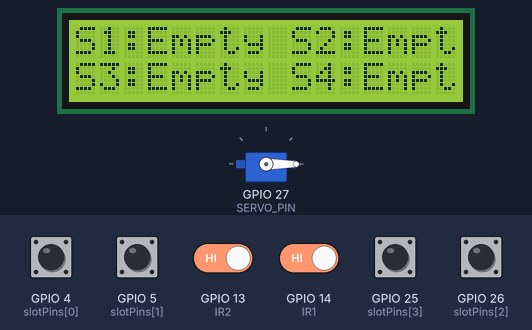
Bench run of a sketch on a simulated ESP32. Parts: 16×2 character LCD, servo. The test bench sets the inputs (shaded band); at power-on: GPIO 4 (slotPins[0]), GPIO 5 (slotPins[1]), GPIO 13 (IR2), GPIO 14 (IR1), GPIO 25 (slotPins[3]), GPIO 26 (slotPins[2]) HIGH. WiFi joins after 1.5 s; servers stay silent unless stated; what the sketch prints to the serial monitor is not drawn.

Above: at 4.7 s.
4.8 s: GPIO 4 (slotPins[0]) pulled LOW for 1 s
At 5.4 s:
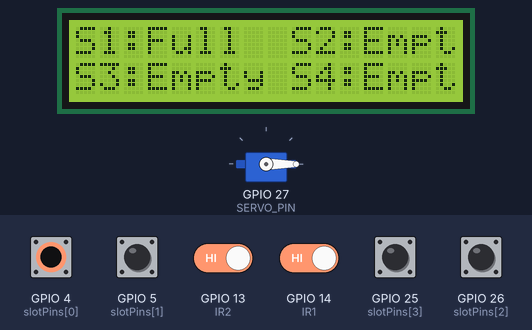
7.4 s: GPIO 5 (slotPins[1]) pulled LOW for 1 s
At 8.3 s:
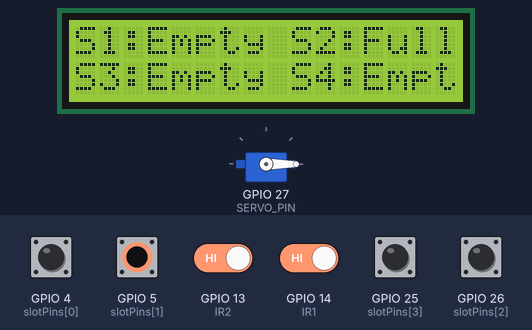
10.0 s: GPIO 25 (slotPins[3]) pulled LOW for 1 s
At 10.6 s:
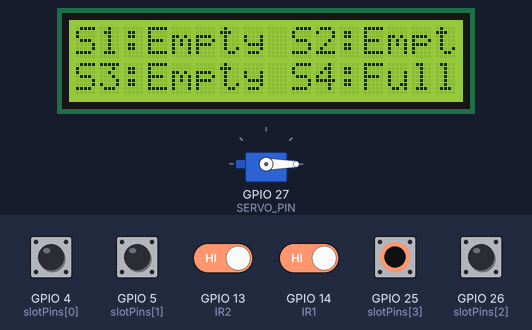
12.6 s: GPIO 26 (slotPins[2]) pulled LOW for 1 s
At 13.5 s:
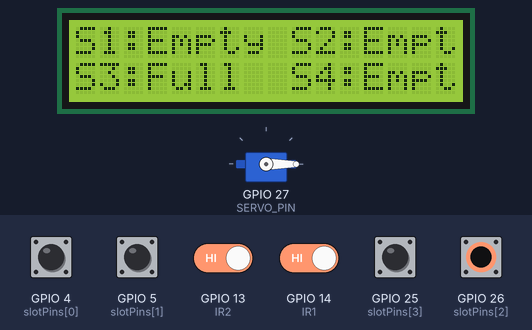
15.2 s: GPIO 14 (IR1) driven LOW
At 16.1 s:
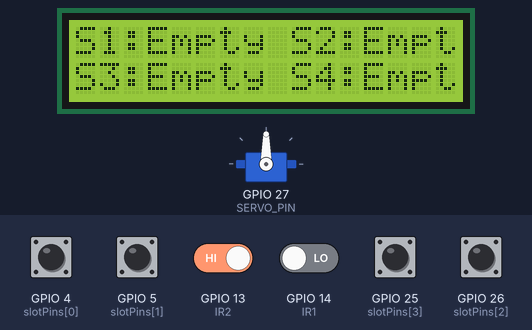
16.7 s: GPIO 13 (IR2) driven LOW
Timing chart, 0 to 19.7 s (numbered marks = the images above; inputs shaded):
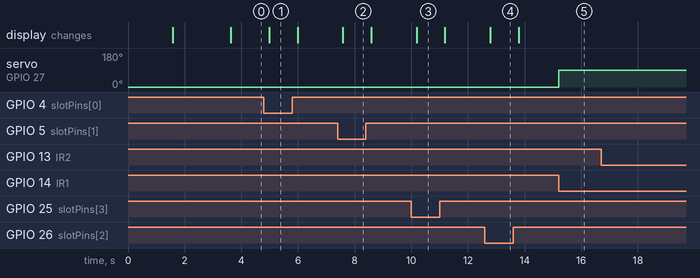

The sketch:

smart_park_hardware.ino
```cpp
// ==== WiFi Credentials ====
const char* ssid = "car parking";
const char* password = "iotproject";

// ==== Firebase Setup ====
#define API_KEY "AIzaSyC6WdEF62ar9xBiIfC9d91GKc70dF6V1Us"
#define DATABASE_URL "https://car-parking-2ae16-default-rtdb.firebaseio.com/"
#define FIREBASE_PROJECT_ID "car-parking-2ae16"

#include <WiFi.h>
#include <Firebase_ESP_Client.h>
#include <Wire.h>
#include <LiquidCrystal_I2C.h>
#include <ESP32Servo.h>

// ==== Firebase Objects ====
FirebaseData fbdo;
FirebaseConfig config;
FirebaseAuth auth;

// ==== Servo and LCD ====
Servo gateServo;
LiquidCrystal_I2C lcd(0x27, 16, 2);

// ==== Pins ====
#define IR1 14
#define IR2 13
#define SERVO_PIN 27
const int slotPins[4] = {4, 5, 26, 25};

// ==== State Flags ====
bool flag1 = false;
bool flag2 = false;

// ==== Gate Angles ====
#define GATE_OPEN 90
#define GATE_CLOSED 0

// ==== LCD State Cache ====
String prevStates[4];

// ==== Slot Status Cache ====
String slotStatuses[4];

// ==== Timing ====
unsigned long lastFirebaseUpdate = 0;
const unsigned long firebaseInterval = 3000;

// ==== Setup ====
void setup() {
  Serial.begin(115200);

  lcd.init();
  lcd.backlight();
  gateServo.attach(SERVO_PIN);
  gateServo.write(GATE_CLOSED);

  for (int i = 0; i < 4; i++) {
    pinMode(slotPins[i], INPUT_PULLUP);
    slotStatuses[i] = "Available"; // initial state
  }

  pinMode(IR1, INPUT);
  pinMode(IR2, INPUT);

  WiFi.begin(ssid, password);
  Serial.print("Connecting to WiFi");
  while (WiFi.status() != WL_CONNECTED) {
    delay(500);
    Serial.print(".");
  }
  Serial.println("\nWiFi connected.");

  // ==== Firebase Configuration ====
  config.api_key = API_KEY;
  config.database_url = DATABASE_URL;

  auth.user.email = "mahmud@gmail.com";
  auth.user.password = "12345678";

  Firebase.begin(&config, &auth);
  Firebase.reconnectWiFi(true);

  Serial.println("Firebase setup complete.");

  lcd.setCursor(0, 0);
  lcd.print("  PARKING READY ");
  delay(2000);
  lcd.clear();
}

// ==== Main Loop ====
void loop() {
  handleGate();

  // Update slot statuses based on sensors
  bool statusChanged = updateSlotStatuses();

  // Update LCD
  updateDisplay();

  // Send updates to Firebase if changed or interval passed
  if (Firebase.ready() && (millis() - lastFirebaseUpdate > firebaseInterval || statusChanged)) {
    lastFirebaseUpdate = millis();
  }
}

// ==== Gate Control Logic ====
void handleGate() {
  // Car entering
  if (digitalRead(IR1) == LOW && !flag1) {
    if (isSlotAvailable()) {
      flag1 = true;
      if (!flag2) {
        // Mark first available slot as Booked
        setFirstAvailableSlotBooked();
        openGate();
      }
    } else {
      showFullMessage();
    }
  }

  // Car leaving
  if (digitalRead(IR2) == LOW && !flag2) {
    flag2 = true;
    if (!flag1) openGate();
  }

  if (flag1 && flag2) {
    delay(1000);
    closeGate();
    flag1 = flag2 = false;
  }
}

// ==== Slot Availability ====
bool isSlotAvailable() {
  for (int i = 0; i < 4; i++) {
    if (digitalRead(slotPins[i]) == HIGH) return true;
  }
  return false;
}

// ==== Mark First Available Slot as Booked ====
void setFirstAvailableSlotBooked() {
  for (int i = 0; i < 4; i++) {
    if (digitalRead(slotPins[i]) == HIGH) {
      slotStatuses[i] = "Booked";
      Serial.println("Slot " + String(i + 1) + " booked.");
      break;
    }
  }
}

// ==== Gate Control ====
void openGate() {
  gateServo.write(GATE_OPEN);
  delay(3000);
}

void closeGate() {
  gateServo.write(GATE_CLOSED);
}

// ==== Show Full Message ====
void showFullMessage() {
  lcd.clear();
  lcd.setCursor(0, 0);
  lcd.print("    SORRY 😞    ");
  lcd.setCursor(0, 1);
  lcd.print("  Parking Full  ");
  delay(2000);
  lcd.clear();
}

// ==== Update Slot Statuses ====
bool updateSlotStatuses() {
  bool changed = false;
  for (int i = 0; i < 4; i++) {
    bool empty = digitalRead(slotPins[i]) == HIGH;
    String newStatus;

    if (empty && slotStatuses[i] != "Booked") {
      newStatus = "Available";
    } else if (!empty) {
      newStatus = "Parked";
    } else {
      newStatus = slotStatuses[i]; // keep "Booked" until changed
    }

    if (newStatus != slotStatuses[i]) {
      slotStatuses[i] = newStatus;
      changed = true;
      Serial.println("Slot " + String(i + 1) + " status changed to " + newStatus);

      // Only update Firebase for the specific slot that changed
      updateFirebase(i); // Call the updateFirebase function with the specific slot index
    }
  }
  return changed;
}

// ==== LCD Display ====
void updateDisplay() {
  bool changed = false;
  String states[4];

  for (int i = 0; i < 4; i++) {
    states[i] = (digitalRead(slotPins[i]) == HIGH) ? "Empty" : "Full ";
    if (states[i] != prevStates[i]) changed = true;
  }

  if (changed) {
    lcd.clear();
    lcd.setCursor(0, 0);
    lcd.print("S1:" + states[0] + " S2:" + states[1]);
    lcd.setCursor(0, 1);
    lcd.print("S3:" + states[2] + " S4:" + states[3]);

    for (int i = 0; i < 4; i++) prevStates[i] = states[i];
  }
}

// ==== Firestore Updates ====
void updateFirebase(int slotIndex) {
  // Only update Firestore for the changed slot (i.e., slotIndex)
  Serial.println("Updating Firestore for Slot " + String(slotIndex + 1) + "...");

  String documentPath = "slots/slot" + String(slotIndex + 1);
  bool empty = digitalRead(slotPins[slotIndex]) == HIGH;
  String slotStatus = slotStatuses[slotIndex];

  String payload =
    "{"
      "\"fields\":{"
        "\"isEmpty\":{\"booleanValue\":" + String(empty ? "true" : "false") + "},"
        "\"slotStatus\":{\"stringValue\":\"" + slotStatus + "\"}"
      "}"
    "}";

  if (Firebase.Firestore.patchDocument(&fbdo, FIREBASE_PROJECT_ID, "", documentPath.c_str(), payload.c_str(), "")) {
    Serial.println("Updated: " + documentPath +
      " => isEmpty=" + String(empty ? "true" : "false") +
      ", slotStatus=" + slotStatus);
  } else {
    Serial.print("Error updating ");
    Serial.print(documentPath);
    Serial.print(": ");
    Serial.println(fbdo.errorReason());
  }
}
```

Measured:
- after the input at 4.8 s, the display: changes after 0.19 s (image 1)
- after the input at 7.4 s, the display: changes after 0.19 s (image 2)
- after the input at 10.0 s, the display: changes after 0.19 s (image 3)
- after the input at 12.6 s, the display: changes after 0.19 s (image 4)
- after the input at 15.2 s, servo on GPIO 27 (SERVO_PIN): 0° → 90° at once
